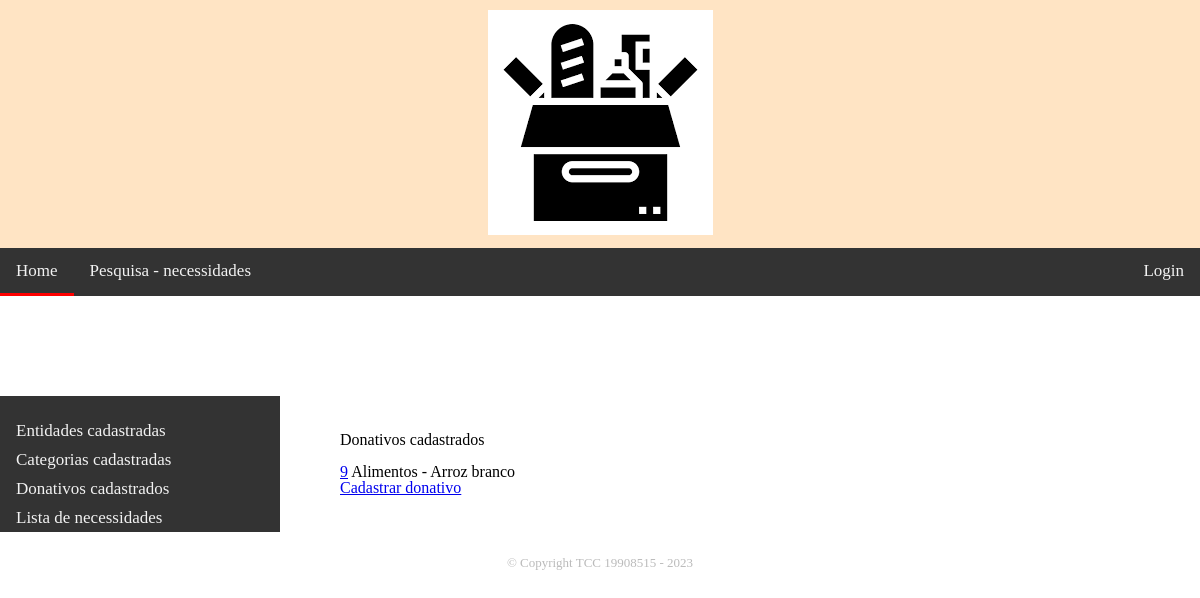
The app's page /appdoacoes/donativos/ with its own data.
### appdoacoes/models.py (models this page shows, shortened)
class Donativo(models.Model):
    id = models.AutoField(primary_key=True)
    descricao = models.CharField(max_length=200, unique=True)
    categoria = models.ForeignKey('Categoria', on_delete=models.CASCADE)
    UNIDADES_MEDIDA = (
        ('un', 'Unidade'),
        ('p','Par'),
        ('kg', 'Quilo'),
        ('l', 'Litro'),
        ('m', 'Metro'),
        ('m2','Metro quadrado'),
        ('s','Serviço'),
    )
    unidade = models.CharField(max_length=3, choices=UNIDADES_MEDIDA, blank=True, null=True)
    class Meta:
        permissions = [('pode_criar_atualizar_donativo','Cria/Atualiza Donativo'),('pode_deletar_donativo','Deleta Donativo')]
    def get_absolute_url(self):
        return reverse("donativo-detail", args=[self.id])

class Categoria(models.Model):
    codigo_categoria = models.AutoField(primary_key=True)
    MATERIAL = 'Material'
    SERVICO = 'Serviço'
    CATEGORIA_CHOICES = [
        (MATERIAL, 'Material'),
        (SERVICO, 'Serviço'),
    ]
    tipo = models.CharField(max_length=8, choices=CATEGORIA_CHOICES)
    descricao = models.CharField(max_length=100, unique=True)
    class Meta:
        permissions = [('pode_criar_atualizar_categoria','Cria/Atualiza categoria'),('pode_deletar_categoria','Deleta categoria')]
    def __str__(self):
        return self.descricao

### appdoacoes/views.py (the view)
# urls.py: path('donativos/', views.lista_donativos, name='donativo-list'),
def lista_donativos(request):
    lista_donativos = Donativo.objects.all()
    context = {'lista_donativos': lista_donativos}
    return render(request, 'donativos_list.html', context)

### appdoacoes/templates/donativos_list.html
{% extends "base_generica.html" %}
{% block content %}
    <h1>Donativos cadastrados</h1>
    <br>
    <ul>
    {% for registro in lista_donativos %}
        <li><a href=" {{ registro.get_absolute_url }}">{{ registro.id }}</a> {{ registro.categoria }} - {{ registro.descricao }}</li>
    {% endfor %}
    </ul>
    <p><a href="{% url 'donativo-create' %}">Cadastrar donativo</a></p>
{% endblock %}

### records on screen
Donativo: id "9", categoria "Alimentos", descricao "Arroz branco"
